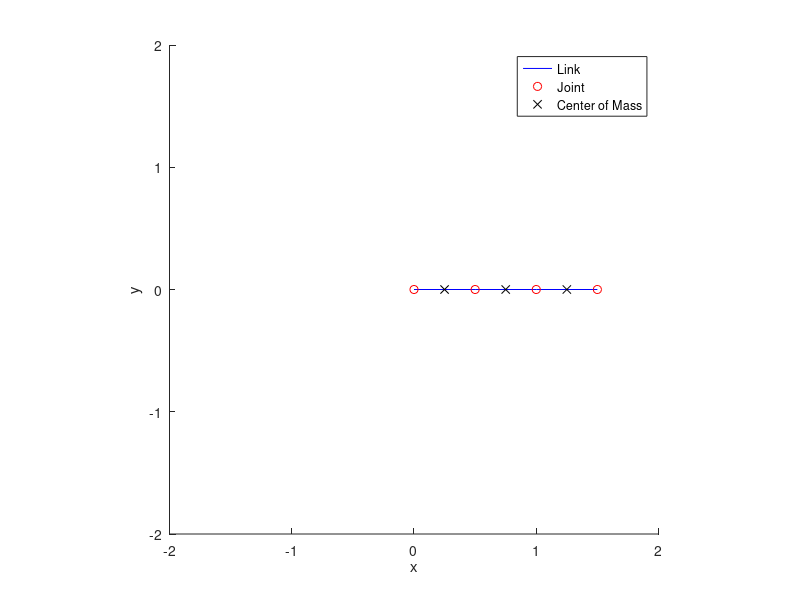
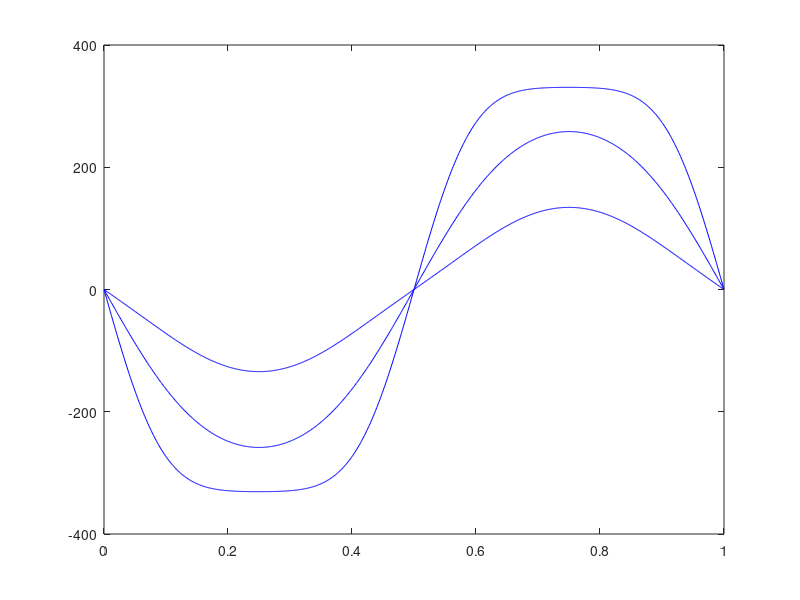

These figures' MATLAB source, in order: (Note: this script raises an error after producing the figures.)
function RNE()
clc
clear all
close all

figure;
hold on;
h1 = plot3(0,0,0, 'b');   % The link
h2 = plot3(0,0,0, 'or');  % The joint/end-effector
h3 = plot3(0,0,0, 'xk');  % The center of mass
xlabel('x')
ylabel('y')
zlabel('z')
view([0 0 1]);
axis equal;
xlim([-2 2]);
ylim([-2 2]);
zlim([-0.5 0.5]);
legend('Link', 'Joint', 'Center of Mass')

% -------------------------------------------------------------------------
% Define the DH parameters
N_DOFS = 3;
dh.theta = [0 0 0];
dh.alpha = [0 0 0];
dh.offset = [0 0 0];
dh.d = [0 0 0];
dh.a = [0.5 0.5 0.5];
dh.type = ['r' 'r' 'r'];

% -------------------------------------------------------------------------
% Rigid body paramaters: inertia, mass, and cener of mass
rb.I =  repmat(eye(3), 1, 1, N_DOFS);
rb.m = [1 1 1];
% In standard DH, COM is mesured respect to its end-effector (using local
% frame). When COM is [0 0 0]', it means the COM is located exactly at the
% end-effector. Therefore, COM usually has negative values, which means the
% COM is behind the end-effector
rb.r = [-0.25 0 0; -0.25 0 0; -0.25 0 0]';

% -------------------------------------------------------------------------
% Arbitrary trajectory as the inputs
ts = 0.001;
time_span = 0:ts:1;
qc = [pi/3*sin(2*pi*1*time_span)' pi/3*sin(2*pi*1*time_span)' pi/3*sin(2*pi*1*time_span)'];
qcdot = gradient(qc', ts)';
qcddot = gradient(qcdot', ts)';

% -------------------------------------------------------------------------
% Kinematic simulation, optional, for visualization purpose!   
% End-effector position, form the base which is located at [0 0 0]'
EE = zeros(3, N_DOFS+1);
COM = zeros(3, N_DOFS);    
for k = 1 : length(time_span)  
    for i = 1 : 1 : N_DOFS
        T = calc_transformation(dh, qc(k,:));
        EE(:,i+1) = T(1:3,4, i);
        COM(:,i) = EE(:,i+1) + T(1:3,1:3, i) * rb.r(:,i);
    end
    
    % Draw the robot
    set(h1, 'XData', EE(1, :), 'YData', EE(2, :),'ZData', EE(3, :));
    set(h2, 'XData', EE(1, :), 'YData', EE(2, :),'ZData', EE(3, :));
    set(h3, 'XData', COM(1, :), 'YData', COM(2, :),'ZData', COM(3, :));
    drawnow;
end

% -------------------------------------------------------------------------
% Here we go!
Q = invdyn(dh, rb, qc, qcdot, qcddot);

% ------------------------------------------------------------------------
% Plotting
figure;
plot(time_span, Q', '-b')
hold on

% -------------------------------------------------------------------------
% Using RVC Toolbox for comparison
L(1) = Revolute('d', 0, 'a', 0.5, 'alpha', 0, ...
    'm', rb.m(1), 'I', rb.I(:,:,1), 'r',  rb.r(:,1));
L(2) = Revolute('d', 0, 'a', 0.5, 'alpha', 0, ...
    'm', rb.m(2), 'I', rb.I(:,:,2), 'r', rb.r(:,2));
L(3) = Revolute('d', 0, 'a', 0.5, 'alpha', 0, ...
    'm', rb.m(3), 'I', rb.I(:,:,3), 'r', rb.r(:,3));

threelink = SerialLink(L, 'name', 'two link');
torque_by_rvc_toolbox = threelink.rne(qc, qcdot, qcddot);
plot(time_span, torque_by_rvc_toolbox, '--r')

end

% -------------------------------------------------------------------------
function Q = invdyn(dh, rb, qc, qcdot, qcddot)
% Inverse dynamic with recursive Newton-Euler

z0 = [0; 0; 1];

for k = 1 : length(qc)  
    q = qc(k, :);
    qdot = qcdot(k, :);
    qddot = qcddot(k, :);
    
    T_rel = calc_rel_transformation(dh, q);
    N_DOFS = length(q);
    
    % ---------------------------------------------------------------------
    % Forward recursion
    for i = 1 : N_DOFS
        R = T_rel(1:3, 1:3, i);
        p = [dh.a(i); dh.d(i)*sin(dh.alpha(i)); dh.d(i)*cos(dh.alpha(i))];
        
        if i > 1
            w(:, i) =  R'*(w(:, i-1) + z0.*qdot(i));
            wdot(:, i) = R'*(wdot(:, i-1) +  z0.*qddot(i) + ...
                cross(w(:, i-1), z0.*qdot(i)));
            vdot(:,i) = R'*vdot(:,i-1) + cross(wdot(:,i), p) + ...
                cross(w(:,i), cross(w(:,i),p));
        else
            w(:, i) =  R'*(z0.*qdot(i));
            wdot(:, i) = R'*(z0.*qddot(i));
            vdot(:,i) = cross(wdot(:,i), p) + ...
                cross(w(:,i), cross(w(:,i),p));
        end
    end
    
    % Dynamic simulation
    % Backward recursion
    for i = N_DOFS:-1:1
        p = [dh.a(i); dh.d(i)*sin(dh.alpha(i)); dh.d(i)*cos(dh.alpha(i))];
        
        vcdot = vdot(:,i) + cross(wdot(:,i),rb.r(:,i)) + ...
            cross(w(:,i),cross(w(:,i),rb.r(:,i)));
        
        F = rb.m(i)*vcdot;
        N = rb.I(:,:,i)*wdot(:,i)+cross(w(:,i),rb.I(:,:,i)*w(:,1));
        
        if i < N_DOFS
            R = T_rel(1:3, 1:3, i+1);
            n(:,i) = R*(n(:,i+1) + cross(R'*p, f(:,i+1))) + ...
                cross(rb.r(:,i)+p,F) + N;
            f(:,i) = R*f(:,i+1) + F;
        else
            n(:,i) = cross(rb.r(:,i)+p,F) + N;
            f(:,i) = F;
        end
        
        R = T_rel(1:3, 1:3, i);
        
        if dh.type(i) == 't'
            Q(i,k) = f(:,i)'*R'*z0;
        elseif dh.type(i) == 'r'
            Q(i,k) = n(:,i)'*R'*z0;
        end
    end
end
end

% -------------------------------------------------------------------------
function T = calc_rel_transformation(dh, qc)
% Transformation current link end-effector respect the previous link
% end-effector

N_DOFS = length(qc);
T = repmat(eye(4), 1, 1, N_DOFS);

for i = 1 : 1 : N_DOFS
    if dh.type(i) == 'r'
        dh.theta(i) = qc(i);
    elseif dh.type(i) == 'p'
        dh.d(i) = qc(i);
    end
    
    ct = cos(dh.theta(i) + dh.offset(i));
    st = sin(dh.theta(i) + dh.offset(i));
    ca = cos(dh.alpha(i));
    sa = sin(dh.alpha(i));
    
    % Relative transformation
    T(:,:,i) = [ ct    -st*ca   st*sa     dh.a(i)*ct ; ...
        st    ct*ca    -ct*sa    dh.a(i)*st ; ...
        0     sa       ca        dh.d(i)    ; ...
        0     0        0         1         ];
end

end

% -------------------------------------------------------------------------
function  T = calc_transformation(dh, qc)
% Transformation respect to the global frame (base of the robot)

N_DOFS = length(qc);
T = repmat(eye(4), 1, 1, N_DOFS);
temp = eye(4);

for i = 1 : 1 : N_DOFS
    if dh.type(i) == 'r'
        dh.theta(i) = qc(i);
    elseif dh.type(i) == 'p'
        dh.d(i) = qc(i);
    end
    
    ct = cos(dh.theta(i) + dh.offset(i));
    st = sin(dh.theta(i) + dh.offset(i));
    ca = cos(dh.alpha(i));
    sa = sin(dh.alpha(i));
    
    temp = temp * [ ct    -st*ca   st*sa     dh.a(i)*ct ; ...
        st    ct*ca    -ct*sa    dh.a(i)*st ; ...
        0     sa       ca        dh.d(i)    ; ...
        0     0        0         1         ];
    T(:,:,i) = temp;
end

end

